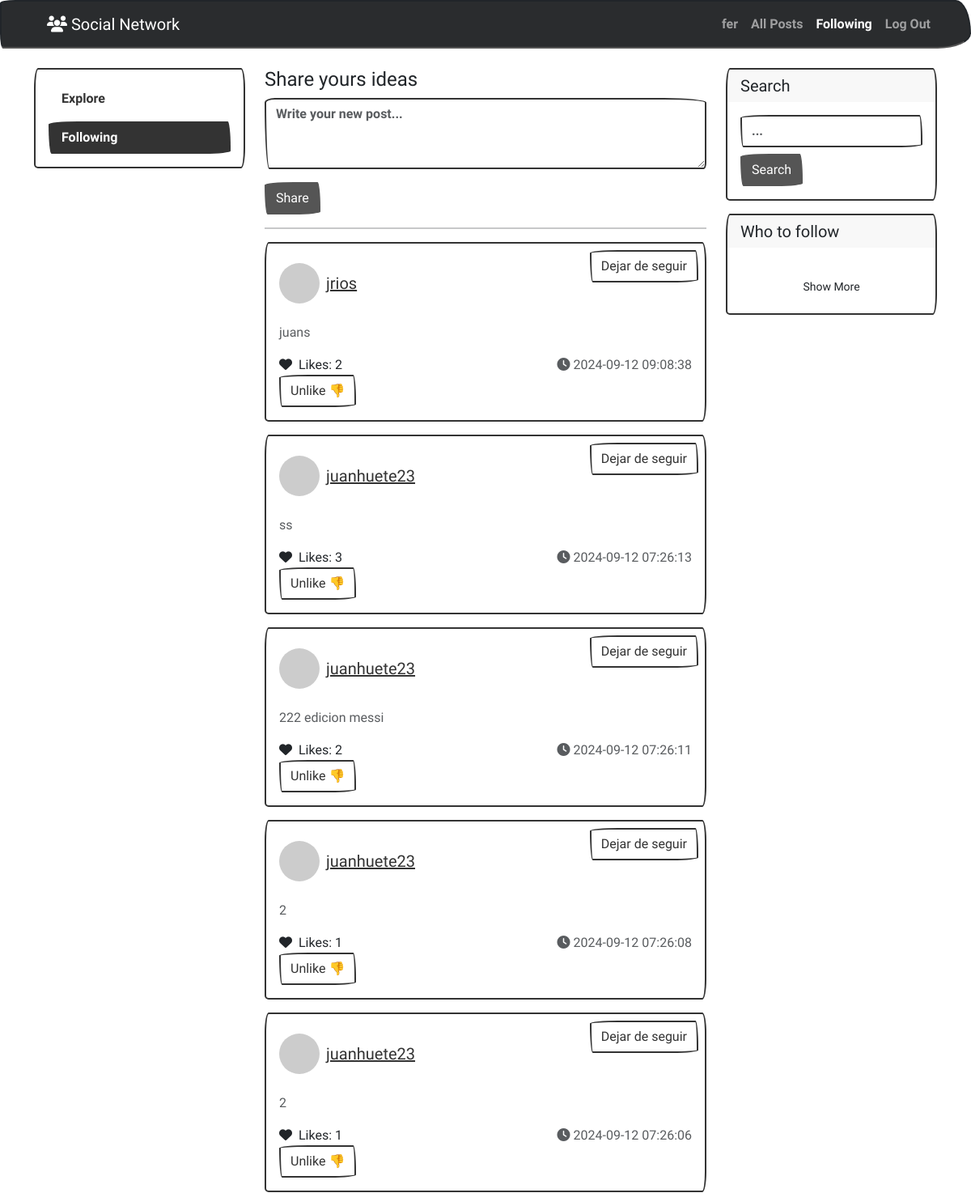
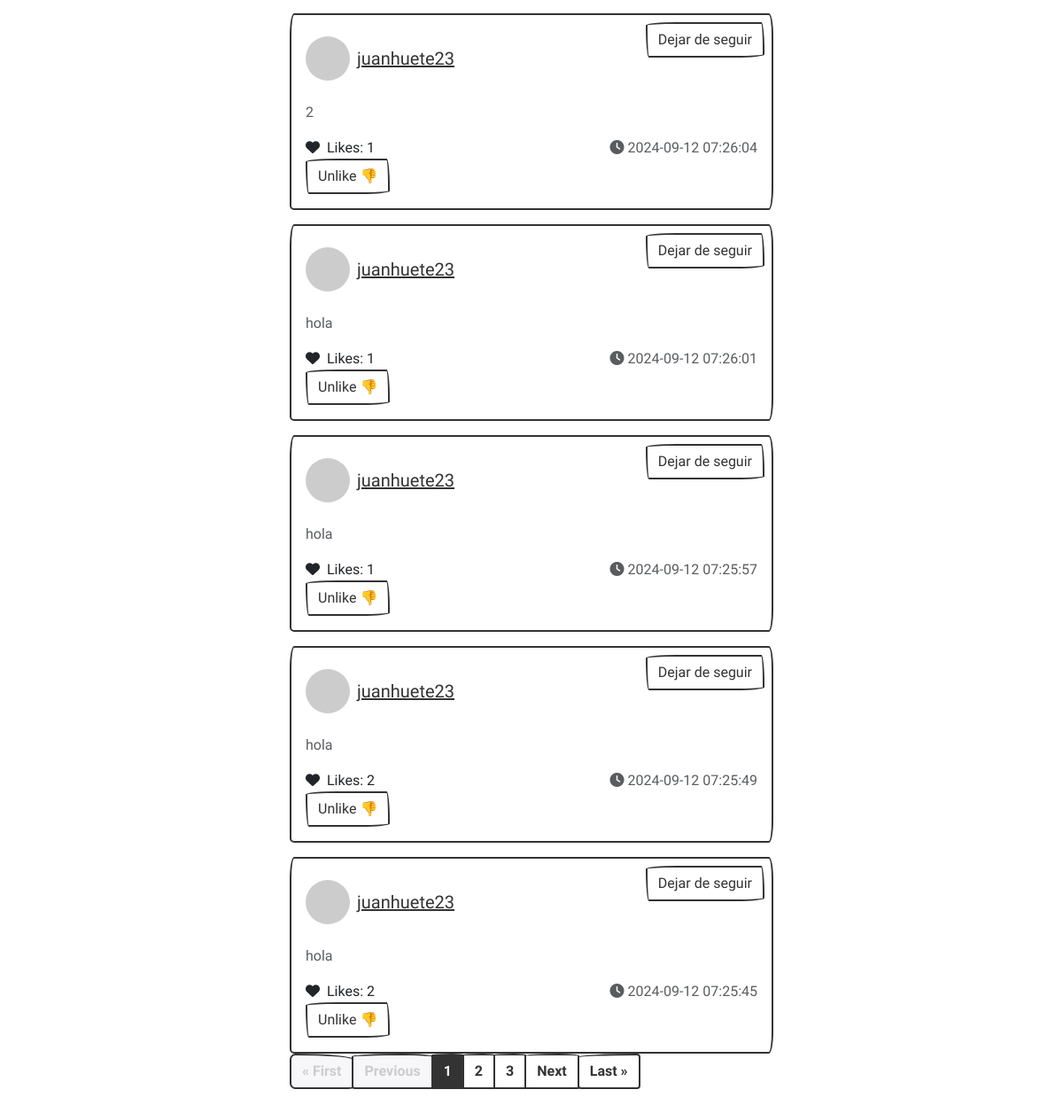
/following-posts/ (signed in), run on the app's committed database (2 pictures, top to bottom).
### network/models.py (models this page shows, shortened)
class User(AbstractUser):
    pass

class Post(models.Model):
    author = models.ForeignKey(User, on_delete=models.CASCADE, related_name="posts")
    content = models.TextField(max_length=500)
    timestamp = models.DateTimeField(auto_now_add=True)
    @property
    def likes_count(self):
        return self.likes.count()
    class Meta:
        ordering = ['-timestamp']

### network/views.py (the view)
# urls.py: path("following-posts/", views.following_posts, name='following_posts'),
@login_required
def following_posts(request):
    user = request.user
    following_users = Follow.objects.filter(follower=user).values_list('following_id', flat=True)
    posts = Post.objects.filter(author__id__in=following_users).order_by('-timestamp')
    posts_data = []
    for post in posts:
        posts_data.append({
            "id": post.id,
            "author_id": post.author.id,
            "author": post.author.username,
            "content": post.content,
            "timestamp": post.timestamp.strftime("%Y-%m-%d %H:%M:%S"),
            "likes": post.likes_count,
            'liked': Like.objects.filter(user=user, post=post).exists(),  # Si el usuario actual ha dado "like"
            'following': post.author.id in following_users  # Si el usuario sigue al autor de la publicación
        })
    paginator = Paginator(posts_data, 10)  # 10 posts por página
    page_number = request.GET.get('page', 1)
    page_obj = paginator.get_page(page_number)
    return render(request, "network/following_posts.html", {
        'page_obj': page_obj  # Pasa directamente el objeto `page_obj` a la plantilla
    })

### network/context_processors.py (called while the page is built)
def users_not_followed_by_user(request):
    current_user = request.user if request.user.is_authenticated else None
    if current_user:
        followed_users = Follow.objects.filter(follower=current_user).values_list('following', flat=True)
        users_not_followed = User.objects.exclude(id__in=followed_users).exclude(id=current_user.id)
    else:
        users_not_followed = User.objects.all()
    return {'users_not_followed': users_not_followed}

### network/templates/network/following_posts.html (shortened to what this page needs)
{% extends "network/layout.html" %}
{% block body %}
{% for post in page_obj %}
<div class="mt-3">
    <div class="card position-relative">
        {% if post.author != user %}
        <button id="follow-button-{{ post.author_id }}"
                onclick="toggleFollow({{ post.author_id }})"
                class="btn btn-outline-primary position-absolute top-0 end-0 m-2">
            {% if post.following %}
                Dejar de seguir
            {% else %}
                Seguir
            {% endif %}
        </button>
        {% endif %}
        <div class="px-3 pt-4 pb-2">
            <div class="d-flex align-items-center justify-content-between">
                <div class="d-flex align-items-center">
                    <a href="{% url 'user_profile' post.author %}">
                      <img style="width:50px" class="me-2 avatar-sm rounded-circle"
                      src="https://api.dicebear.com/6.x/fun-emoji/svg?seed={{ post.author }}"
                      alt="{{ post.author }} Avatar">
                     </a>
                    <div>
                        <h5 class="card-title mb-0">
                            <a href="{% url 'user_profile' post.author %}">{{ post.author }}</a>
                        </h5>
                    </div>
                </div>
            </div>
        </div>
        <div class="card-body">
            <p class="fs-6 fw-light text-muted">
                {{ post.content }}
            </p>
            <div class="d-flex justify-content-between">
                <div>
                    <a href="#" class="fw-light nav-link fs-6">
                        <span class="fas fa-heart me-1"></span>
                        Likes: <span id="likes-count-{{ post.id }}">{{ post.likes }}</span>
                    </a>
                    {% if user.is_authenticated %}
                    <button onclick="toggleLike({{ post.id }})" id="like-button-{{ post.id }}"
                            class="btn btn-outline-primary">
                        {% if post.liked %}
                        Unlike 👎
                        {% else %}
                        Like 👍
                        {% endif %}
                    </button>
                    {% endif %}
                </div>
                <div>
                    <span class="fs-6 fw-light text-muted">
                        <span class="fas fa-clock"></span> {{ post.timestamp }}
                    </span>
                </div>
            </div>
        </div>
    </div>
</div>
{% endfor %}
<nav aria-label="Page navigation example m-2">
    <ul class="pagination">
      {% if page_obj.has_previous %}
        <li class="page-item">
          <a class="page-link" href="?page=1">&laquo; First</a>
        </li>
        <li class="page-item">
          <a class="page-link" href="?page={{ page_obj.previous_page_number }}">Previous</a>
        </li>
      {% else %}
        <li class="page-item disabled">
          <a class="page-link" tabindex="-1">&laquo; First</a>
        </li>
        <li class="page-item disabled">
          <a class="page-link" tabindex="-1">Previous</a>
        </li>
      {% endif %}
      {% for num in page_obj.paginator.page_range %}
        {% if num == page_obj.number %}
          <li class="page-item active">
            <span class="page-link">{{ num }}</span>
          </li>
        {% else %}
          <li class="page-item">
            <a class="page-link" href="?page={{ num }}">{{ num }}</a>
          </li>
        {% endif %}
      {% endfor %}
      {% if page_obj.has_next %}
        <li class="page-item">
          <a class="page-link" href="?page={{ page_obj.next_page_number }}">Next</a>
        </li>
        <li class="page-item">
          <a class="page-link" href="?page={{ page_obj.paginator.num_pages }}">Last &raquo;</a>
        </li>
      {% endif %}
    </ul>
  </nav>
{% endblock %}

### network/templates/network/layout.html (shortened to what this page needs)
{% load static %}
<!DOCTYPE html>
<html lang="en">
<head>
    <link href="https://bootswatch.com/5/sketchy/bootstrap.min.css" rel="stylesheet">
    <link rel="stylesheet" href="https://cdnjs.cloudflare.com/ajax/libs/font-awesome/6.4.0/css/all.min.css"
 />
</head>
<body>
    <nav class="navbar navbar-expand-lg bg-dark border-bottom border-bottom-dark ticky-top bg-body-tertiary"
        data-bs-theme="dark">
        <div class="container">
            <a class="navbar-brand fw-light" href="/">
                <a class="navbar-brand fw-light" href="/"><span class="fas fa-users"></span>
                    Social Network</a>
            </a>
            <div class="collapse navbar-collapse justify-content-end" id="navbarNav">
                <ul class="navbar-nav">
                    {% if user.is_authenticated %}
                    <li class="nav-item">
                        <a class="nav-link {% if request.path == '/' %}active{% endif %}" href="#"><strong>{{ user.username }}</strong></a>
                    </li>
                    {% endif %}
                    <li class="nav-item">
                        <a class="nav-link {% if request.path == '/' %}active{% endif %}" href="{% url 'index' %}">All Posts</a>
                    </li>
                    {% if user.is_authenticated %}
                    <li class="nav-item">
                        <a class="nav-link {% if '/following-posts/' in request.path %}active{% endif %}" href="{% url 'following_posts' %}">Following</a>
                    </li>
                    <li class="nav-item">
                        <a class="nav-link" href="{% url 'logout' %}">Log Out</a>
                    </li>
                    {% endif %}
                </ul>
            </div>
        </div>
    </nav>
    <main class="container py-4">
        <div class="row">
            <div class="col-3">
                <div class="card overflow-hidden">
                    <div class="card-body pt-3">
                        <ul class="nav nav-pills flex-column fw-bold gap-2">
                            <li class="nav-item">
                                <a class="nav-link {% if request.path == '/' %} active{% endif %}"
                                    href="{% url 'index' %}">
                                    <span>Explore</span>
                                </a>
                            </li>
                            <li class="nav-item">
                                <a class="nav-link {% if '/following-posts/' in request.path %}active{% endif %}" href="{% url 'following_posts' %}">Following</a>
                            </li>
                        </ul>
                    </div>
                </div>
            </div>
            <div class="col-6">
                <h4> Share yours ideas </h4>
                <div class="row" id="new-post">
                    <div class="mb-3">
                        <textarea class="form-control" id="new-post-content" rows="3"
                            placeholder="Write your new post..."></textarea>
                    </div>
                    <div class="">
                        <button class="btn btn-dark" id="submit-post"> Share </button>
                    </div>
                </div>
                <hr>
                {% block body %}
                {% endblock %}
            </div>
            <div class="col-3">
                <div class="card">
                    <div class="card-header pb-0 border-0">
                        <h5 class="">Search</h5>
                    </div>
                    <div class="card-body">
                        <input placeholder="...
                        " class="form-control w-100" type="text" id="search">
                        <button class="btn btn-dark mt-2"> Search</button>
                    </div>
                </div>
                <div class="card mt-3">
                    <div class="card-header pb-0 border-0">
                        <h5 class="">Who to follow</h5>
                    </div>
                    <div class="card-body">
                        <div class="d-grid mt-3">
                            <a class="btn btn-sm btn-primary-soft" href="#!">Show More</a>
                        </div>
                    </div>
                </div>
            </div>
        </div>
    </main>
</body>
</html>

### data on the page
User: username "fer"
User: author "jrios"
Post: content "juans"
User: author "juanhuete23" "juanhuete23" "juanhuete23" "juanhuete23" "juanhuete23" "juanhuete23" "juanhuete23" "juanhuete23" "juanhuete23"
Post: content "ss"
Post: content "222 edicion messi"
Post: content "hola"
Post: content "hola"
Post: content "hola"
Post: content "hola"

### other printed values
{{ post.likes }} "2" "3" "2" "1" "1" "1" "1" "1" "2" "2"
{{ post.timestamp }} "2024-09-12 09:08:38" "2024-09-12 07:26:13" "2024-09-12 07:26:11" "2024-09-12 07:26:08" "2024-09-12 07:26:06" "2024-09-12 07:26:04" "2024-09-12 07:26:01" "2024-09-12 07:25:57" "2024-09-12 07:25:49" "2024-09-12 07:25:45"
{{ post.content }} "2" "2" "2"
{{ num }} "1"
{{ num }} "2" "3"
